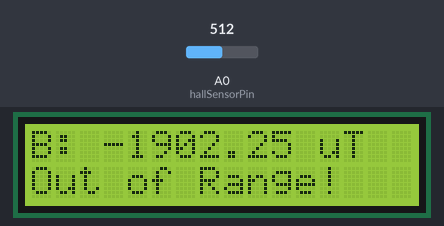
Simulated run of this sketch. Board: Arduino Uno, built with avr-gcc and run on an emulated ATmega328P. On the bench: 16×2 character LCD. The test bench sets the inputs (shaded band); at power-on: A0 (hallSensorPin) = 512.

Above: at 1.2 s.
1.3 s: A0 (hallSensorPin) set to 574
At 3.0 s:
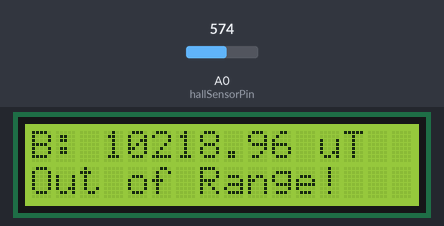
4.0 s: A0 (hallSensorPin) set to 591
At 4.4 s:
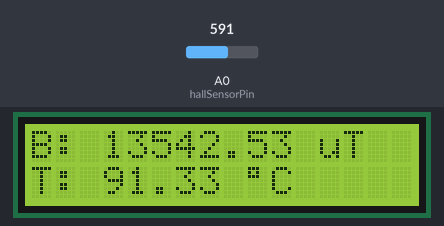
6.7 s: A0 (hallSensorPin) set to 511
At 9.6 s:
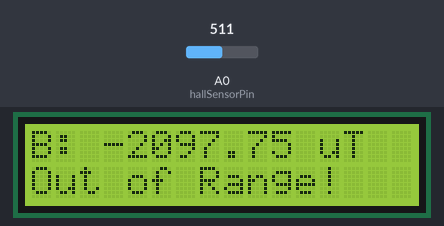
Timing chart, 0 to 11.1 s (numbered marks = the images above; inputs shaded):
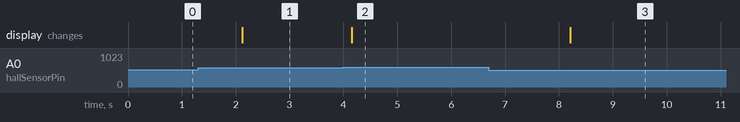

The sketch:

magneto-thermometer-uno.ino
```cpp
#include <Wire.h>
#include <LiquidCrystal_I2C.h>

const int hallSensorPin = A0;

const float sensitivity = 0.0025; // Sensitivity of Sensor in V/G
const float offsetVoltage = 2.55; // Offset Voltage of Sensor
const float voltageConversionFactor = 5.0 / 1023.0;
const float microTeslaConversionFactor = 100.0;
const float yIntercept = 59086.0; // Derived from Linear Regression
const float gradient = 498.65; // Derived from Linear Regression

#define LCD_COLUMNS 16
#define LCD_ROWS 2
LiquidCrystal_I2C lcd(0x27, LCD_COLUMNS, LCD_ROWS);

void setup() {
    pinMode(hallSensorPin, INPUT);

    lcd.begin();
    lcd.backlight();
}

void loop() {
    float analogValue = analogRead(hallSensorPin);
    float voltage = analogValue * voltageConversionFactor;

    float magneticFieldGauss = (voltage - offsetVoltage) / sensitivity;
    float magneticFieldMicroTesla = magneticFieldGauss * microTeslaConversionFactor;

    float temperature = calculateTemperature(magneticFieldMicroTesla);

    displayValues(magneticFieldMicroTesla, temperature);
    delay(2000);
}

// Convert Magnetic Field to Temperature
float calculateTemperature(float magneticFieldMicroTesla) {
    return abs(yIntercept - magneticFieldMicroTesla) / gradient;
}

// Display Magnetic Field and Temperature
void displayValues(float magneticFieldMicroTesla, float temperature) {
    lcd.clear();

    // Display Magnetic Field Value
    lcd.setCursor(0, 0);
    lcd.print("B: ");
    lcd.print(magneticFieldMicroTesla, 2);
    lcd.print(" uT");

    // Display Temperature Value
    lcd.setCursor(0, 1);
    if (temperature >= 0 && temperature <= 95) {
        lcd.print("T: ");
        lcd.print(temperature, 2);
        lcd.print(" ");
        lcd.write((char)223); // Degree Symbol
        lcd.print("C");
    } else {
        lcd.print("Out of Range!");
    }
}
```

Measured:
- the behaviour switches between 581 and 582 on A0 (hallSensorPin) (found by bisection; images 1 and 2)
- after the input at 1.3 s, the display: changes after 0.82 s (image 1)
- after the input at 4.0 s, the display: changes after 0.15 s (image 2)
- after the input at 6.7 s, the display: changes after 1.5 s (image 3)
